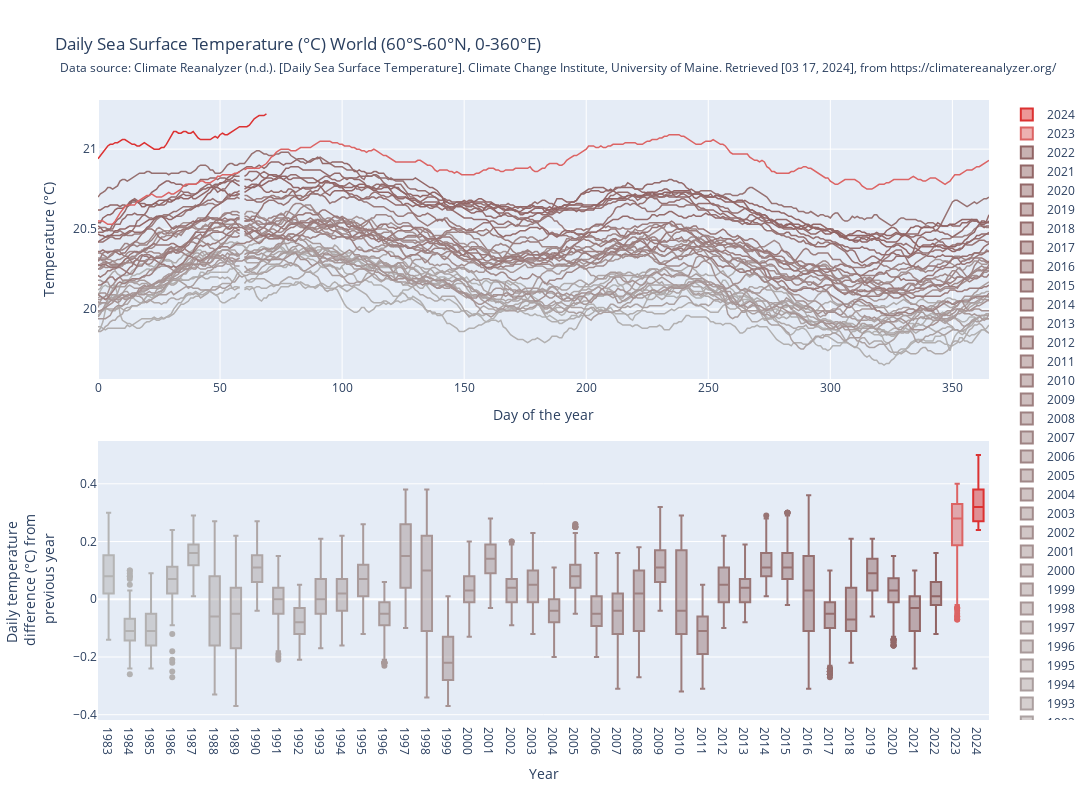

Notebook code cell kept with this figure:
### Markdown cell above
# We combine the plots

### Code cell
from plotly.subplots import make_subplots

# Create subplot figure
fig_combined1 = make_subplots(rows=2, cols=1, vertical_spacing=0.1)

# Add fig1 to the first subplot
for trace in fig_lines['data']:
    fig_combined1.add_trace(trace, row=1, col=1)

# Add x-axis title to fig1 trace
fig_combined1.update_xaxes(title_text="Day of the year", row=1, col=1)
fig_combined1.update_yaxes(title_text="Temperature (°C)", row=1, col=1)

# Add fig2 to the second subplot
for trace in fig_boxplots['data']:
    fig_combined1.add_trace(trace, row=2, col=1)

fig_combined1.update_xaxes(title_text="Year", row=2, col=1)
fig_combined1.update_yaxes(title_text="Daily temperature <br> difference (°C) from <br> previous year", row=2, col=1)

# Update layout
fig_combined1.update_layout(title_text="Daily Sea Surface Temperature (°C) World (60°S-60°N, 0-360°E)")
# We add text below the title
fig_combined1.add_annotation(
    x=-0.045,
    y=1.07,
    xref="paper",
    yref="paper",
    text="Data source: Climate Reanalyzer (n.d.). [Daily Sea Surface Temperature]. Climate Change Institute, University of Maine. Retrieved [03 17, 2024], from https://climatereanalyzer.org/",
    showarrow=False,
)
fig_combined1.update_layout(height=800, width=1200)

# We reverse the order of the legend
fig_combined1.update_layout(legend=dict(traceorder="reversed"))

# Show plot
fig_combined1.show()

# We export the combined plot both to html and png
fig_combined1.write_html("combined_plot.html")
fig_combined1.write_image("combined_plot.png", scale=4)

### Figure 1 — Plotly figure (JSON) as saved in the notebook; plotly's stock layout.template omitted (floating-point values rounded to 4 significant figures; data arrays with more than 128 entries replaced by an {"elided": "..."} marker saying what was removed)
{"data": [{"line": {"color": "rgb(180.0, 180.0, 180.0)", "width": 1.5}, "mode": "lines", "name": "1983", "type": "scatter", "x": {"elided": "366 int values"}, "xaxis": "x", "y": {"elided": "366 float values"}, "yaxis": "y"}, {"line": {"color": "rgb(179.1025641025641, 177.94871794871796, 177.94871794871796)", "width": 1.5}, "mode": "lines", "name": "1984", "type": "scatter", "x": {"elided": "366 int values"}, "xaxis": "x", "y": {"elided": "366 float values"}, "yaxis": "y"}, {"line": {"color": "rgb(178.2051282051282, 175.89743589743588, 175.89743589743588)", "width": 1.5}, "mode": "lines", "name": "1985", "type": "scatter", "x": {"elided": "366 int values"}, "xaxis": "x", "y": {"elided": "366 float values"}, "yaxis": "y"}, {"line": {"color": "rgb(177.30769230769232, 173.84615384615384, 173.84615384615384)", "width": 1.5}, "mode": "lines", "name": "1986", "type": "scatter", "x": {"elided": "366 int values"}, "xaxis": "x", "y": {"elided": "366 float values"}, "yaxis": "y"}, {"line": {"color": "rgb(176.4102564102564, 171.7948717948718, 171.7948717948718)", "width": 1.5}, "mode": "lines", "name": "1987", "type": "scatter", "x": {"elided": "366 int values"}, "xaxis": "x", "y": {"elided": "366 float values"}, "yaxis": "y"}, {"line": {"color": "rgb(175.51282051282053, 169.74358974358972, 169.74358974358972)", "width": 1.5}, "mode": "lines", "name": "1988", "type": "scatter", "x": {"elided": "366 int values"}, "xaxis": "x", "y": {"elided": "366 float values"}, "yaxis": "y"}, {"line": {"color": "rgb(174.6153846153846, 167.69230769230768, 167.69230769230768)", "width": 1.5}, "mode": "lines", "name": "1989", "type": "scatter", "x": {"elided": "366 int values"}, "xaxis": "x", "y": {"elided": "366 float values"}, "yaxis": "y"}, {"line": {"color": "rgb(173.71794871794873, 165.64102564102564, 165.64102564102564)", "width": 1.5}, "mode": "lines", "name": "1990", "type": "scatter", "x": {"elided": "366 int values"}, "xaxis": "x", "y": {"elided": "366 float values"}, "yaxis": "y"}, {"line": {"color": "rgb(172.82051282051282, 163.5897435897436, 163.5897435897436)", "width": 1.5}, "mode": "lines", "name": "1991", "type": "scatter", "x": {"elided": "366 int values"}, "xaxis": "x", "y": {"elided": "366 float values"}, "yaxis": "y"}, {"line": {"color": "rgb(171.92307692307693, 161.53846153846155, 161.53846153846155)", "width": 1.5}, "mode": "lines", "name": "1992", "type": "scatter", "x": {"elided": "366 int values"}, "xaxis": "x", "y": {"elided": "366 float values"}, "yaxis": "y"}, {"line": {"color": "rgb(171.02564102564102, 159.48717948717947, 159.48717948717947)", "width": 1.5}, "mode": "lines", "name": "1993", "type": "scatter", "x": {"elided": "366 int values"}, "xaxis": "x", "y": {"elided": "366 float values"}, "yaxis": "y"}, {"line": {"color": "rgb(170.12820512820514, 157.43589743589743, 157.43589743589743)", "width": 1.5}, "mode": "lines", "name": "1994", "type": "scatter", "x": {"elided": "366 int values"}, "xaxis": "x", "y": {"elided": "366 float values"}, "yaxis": "y"}, {"line": {"color": "rgb(169.23076923076923, 155.3846153846154, 155.3846153846154)", "width": 1.5}, "mode": "lines", "name": "1995", "type": "scatter", "x": {"elided": "366 int values"}, "xaxis": "x", "y": {"elided": "366 float values"}, "yaxis": "y"}, {"line": {"color": "rgb(168.33333333333334, 153.33333333333331, 153.33333333333331)", "width": 1.5}, "mode": "lines", "name": "1996", "type": "scatter", "x": {"elided": "366 int values"}, "xaxis": "x", "y": {"elided": "366 float values"}, "yaxis": "y"}, {"line": {"color": "rgb(167.43589743589743, 151.28205128205127, 151.28205128205127)", "width": 1.5}, "mode": "lines", "name": "1997", "type": "scatter", "x": {"elided": "366 int values"}, "xaxis": "x", "y": {"elided": "366 float values"}, "yaxis": "y"}, {"line": {"color": "rgb(166.53846153846155, 149.23076923076923, 149.23076923076923)", "width": 1.5}, "mode": "lines", "name": "1998", "type": "scatter", "x": {"elided": "366 int values"}, "xaxis": "x", "y": {"elided": "366 float values"}, "yaxis": "y"}, {"line": {"color": "rgb(165.64102564102564, 147.17948717948718, 147.17948717948718)", "width": 1.5}, "mode": "lines", "name": "1999", "type": "scatter", "x": {"elided": "366 int values"}, "xaxis": "x", "y": {"elided": "366 float values"}, "yaxis": "y"}, {"line": {"color": "rgb(164.74358974358975, 145.12820512820514, 145.12820512820514)", "width": 1.5}, "mode": "lines", "name": "2000", "type": "scatter", "x": {"elided": "366 int values"}, "xaxis": "x", "y": {"elided": "366 float values"}, "yaxis": "y"}, {"line": {"color": "rgb(163.84615384615384, 143.07692307692307, 143.07692307692307)", "width": 1.5}, "mode": "lines", "name": "2001", "type": "scatter", "x": {"elided": "366 int values"}, "xaxis": "x", "y": {"elided": "366 float values"}, "yaxis": "y"}, {"line": {"color": "rgb(162.94871794871796, 141.02564102564102, 141.02564102564102)", "width": 1.5}, "mode": "lines", "name": "2002", "type": "scatter", "x": {"elided": "366 int values"}, "xaxis": "x", "y": {"elided": "366 float values"}, "yaxis": "y"}, {"line": {"color": "rgb(162.05128205128204, 138.97435897435898, 138.97435897435898)", "width": 1.5}, "mode": "lines", "name": "2003", "type": "scatter", "x": {"elided": "366 int values"}, "xaxis": "x", "y": {"elided": "366 float values"}, "yaxis": "y"}, {"line": {"color": "rgb(161.15384615384616, 136.9230769230769, 136.9230769230769)", "width": 1.5}, "mode": "lines", "name": "2004", "type": "scatter", "x": {"elided": "366 int values"}, "xaxis": "x", "y": {"elided": "366 float values"}, "yaxis": "y"}, {"line": {"color": "rgb(160.25641025641025, 134.87179487179486, 134.87179487179486)", "width": 1.5}, "mode": "lines", "name": "2005", "type": "scatter", "x": {"elided": "366 int values"}, "xaxis": "x", "y": {"elided": "366 float values"}, "yaxis": "y"}, {"line": {"color": "rgb(159.35897435897436, 132.82051282051282, 132.82051282051282)", "width": 1.5}, "mode": "lines", "name": "2006", "type": "scatter", "x": {"elided": "366 int values"}, "xaxis": "x", "y": {"elided": "366 float values"}, "yaxis": "y"}, {"line": {"color": "rgb(158.46153846153845, 130.76923076923077, 130.76923076923077)", "width": 1.5}, "mode": "lines", "name": "2007", "type": "scatter", "x": {"elided": "366 int values"}, "xaxis": "x", "y": {"elided": "366 float values"}, "yaxis": "y"}, {"line": {"color": "rgb(157.56410256410257, 128.71794871794873, 128.71794871794873)", "width": 1.5}, "mode": "lines", "name": "2008", "type": "scatter", "x": {"elided": "366 int values"}, "xaxis": "x", "y": {"elided": "366 float values"}, "yaxis": "y"}, {"line": {"color": "rgb(156.66666666666666, 126.66666666666666, 126.66666666666666)", "width": 1.5}, "mode": "lines", "name": "2009", "type": "scatter", "x": {"elided": "366 int values"}, "xaxis": "x", "y": {"elided": "366 float values"}, "yaxis": "y"}, {"line": {"color": "rgb(155.76923076923077, 124.61538461538461, 124.61538461538461)", "width": 1.5}, "mode": "lines", "name": "2010", "type": "scatter", "x": {"elided": "366 int values"}, "xaxis": "x", "y": {"elided": "366 float values"}, "yaxis": "y"}, {"line": {"color": "rgb(154.87179487179486, 122.56410256410257, 122.56410256410257)", "width": 1.5}, "mode": "lines", "name": "2011", "type": "scatter", "x": {"elided": "366 int values"}, "xaxis": "x", "y": {"elided": "366 float values"}, "yaxis": "y"}, {"line": {"color": "rgb(153.97435897435898, 120.51282051282051, 120.51282051282051)", "width": 1.5}, "mode": "lines", "name": "2012", "type": "scatter", "x": {"elided": "366 int values"}, "xaxis": "x", "y": {"elided": "366 float values"}, "yaxis": "y"}, {"line": {"color": "rgb(153.07692307692307, 118.46153846153845, 118.46153846153845)", "width": 1.5}, "mode": "lines", "name": "2013", "type": "scatter", "x": {"elided": "366 int values"}, "xaxis": "x", "y": {"elided": "366 float values"}, "yaxis": "y"}, {"line": {"color": "rgb(152.17948717948718, 116.41025641025641, 116.41025641025641)", "width": 1.5}, "mode": "lines", "name": "2014", "type": "scatter", "x": {"elided": "366 int values"}, "xaxis": "x", "y": {"elided": "366 float values"}, "yaxis": "y"}, {"line": {"color": "rgb(151.28205128205127, 114.35897435897436, 114.35897435897436)", "width": 1.5}, "mode": "lines", "name": "2015", "type": "scatter", "x": {"elided": "366 int values"}, "xaxis": "x", "y": {"elided": "366 float values"}, "yaxis": "y"}, {"line": {"color": "rgb(150.3846153846154, 112.3076923076923, 112.3076923076923)", "width": 1.5}, "mode": "lines", "name": "2016", "type": "scatter", "x": {"elided": "366 int values"}, "xaxis": "x", "y": {"elided": "366 float values"}, "yaxis": "y"}, {"line": {"color": "rgb(149.48717948717947, 110.25641025641025, 110.25641025641025)", "width": 1.5}, "mode": "lines", "name": "2017", "type": "scatter", "x": {"elided": "366 int values"}, "xaxis": "x", "y": {"elided": "366 float values"}, "yaxis": "y"}, {"line": {"color": "rgb(148.5897435897436, 108.2051282051282, 108.2051282051282)", "width": 1.5}, "mode": "lines", "name": "2018", "type": "scatter", "x": {"elided": "366 int values"}, "xaxis": "x", "y": {"elided": "366 float values"}, "yaxis": "y"}, {"line": {"color": "rgb(147.69230769230768, 106.15384615384616, 106.15384615384616)", "width": 1.5}, "mode": "lines", "name": "2019", "type": "scatter", "x": {"elided": "366 int values"}, "xaxis": "x", "y": {"elided": "366 float values"}, "yaxis": "y"}, {"line": {"color": "rgb(146.7948717948718, 104.1025641025641, 104.1025641025641)", "width": 1.5}, "mode": "lines", "name": "2020", "type": "scatter", "x": {"elided": "366 int values"}, "xaxis": "x", "y": {"elided": "366 float values"}, "yaxis": "y"}, {"line": {"color": "rgb(145.89743589743588, 102.05128205128204, 102.05128205128204)", "width": 1.5}, "mode": "lines", "name": "2021", "type": "scatter", "x": {"elided": "366 int values"}, "xaxis": "x", "y": {"elided": "366 float values"}, "yaxis": "y"}, {"line": {"color": "rgb(145.0, 100.0, 100.0)", "width": 1.5}, "mode": "lines", "name": "2022", "type": "scatter", "x": {"elided": "366 int values"}, "xaxis": "x", "y": {"elided": "366 float values"}, "yaxis": "y"}, {"line": {"color": "rgb(220.0, 100.0, 100.0)", "width": 1.5}, "mode": "lines", "name": "2023", "type": "scatter", "x": {"elided": "366 int values"}, "xaxis": "x", "y": {"elided": "366 float values"}, "yaxis": "y"}, {"line": {"color": "rgb(220.0, 50.0, 50.0)", "width": 1.5}, "mode": "lines", "name": "2024", "type": "scatter", "x": {"elided": "366 int values"}, "xaxis": "x", "y": {"elided": "366 float values"}, "yaxis": "y"}, {"marker": {"color": "rgb(180.0, 180.0, 180.0)"}, "name": "1983", "type": "box", "xaxis": "x2", "y": {"elided": "366 float values"}, "yaxis": "y2"}, {"marker": {"color": "rgb(179.1025641025641, 177.94871794871796, 177.94871794871796)"}, "name": "1984", "type": "box", "xaxis": "x2", "y": {"elided": "366 float values"}, "yaxis": "y2"}, {"marker": {"color": "rgb(178.2051282051282, 175.89743589743588, 175.89743589743588)"}, "name": "1985", "type": "box", "xaxis": "x2", "y": {"elided": "366 float values"}, "yaxis": "y2"}, {"marker": {"color": "rgb(177.30769230769232, 173.84615384615384, 173.84615384615384)"}, "name": "1986", "type": "box", "xaxis": "x2", "y": {"elided": "366 float values"}, "yaxis": "y2"}, {"marker": {"color": "rgb(176.4102564102564, 171.7948717948718, 171.7948717948718)"}, "name": "1987", "type": "box", "xaxis": "x2", "y": {"elided": "366 float values"}, "yaxis": "y2"}, {"marker": {"color": "rgb(175.51282051282053, 169.74358974358972, 169.74358974358972)"}, "name": "1988", "type": "box", "xaxis": "x2", "y": {"elided": "366 float values"}, "yaxis": "y2"}, {"marker": {"color": "rgb(174.6153846153846, 167.69230769230768, 167.69230769230768)"}, "name": "1989", "type": "box", "xaxis": "x2", "y": {"elided": "366 float values"}, "yaxis": "y2"}, {"marker": {"color": "rgb(173.71794871794873, 165.64102564102564, 165.64102564102564)"}, "name": "1990", "type": "box", "xaxis": "x2", "y": {"elided": "366 float values"}, "yaxis": "y2"}, {"marker": {"color": "rgb(172.82051282051282, 163.5897435897436, 163.5897435897436)"}, "name": "1991", "type": "box", "xaxis": "x2", "y": {"elided": "366 float values"}, "yaxis": "y2"}, {"marker": {"color": "rgb(171.92307692307693, 161.53846153846155, 161.53846153846155)"}, "name": "1992", "type": "box", "xaxis": "x2", "y": {"elided": "366 float values"}, "yaxis": "y2"}, {"marker": {"color": "rgb(171.02564102564102, 159.48717948717947, 159.48717948717947)"}, "name": "1993", "type": "box", "xaxis": "x2", "y": {"elided": "366 float values"}, "yaxis": "y2"}, {"marker": {"color": "rgb(170.12820512820514, 157.43589743589743, 157.43589743589743)"}, "name": "1994", "type": "box", "xaxis": "x2", "y": {"elided": "366 float values"}, "yaxis": "y2"}, {"marker": {"color": "rgb(169.23076923076923, 155.3846153846154, 155.3846153846154)"}, "name": "1995", "type": "box", "xaxis": "x2", "y": {"elided": "366 float values"}, "yaxis": "y2"}, {"marker": {"color": "rgb(168.33333333333334, 153.33333333333331, 153.33333333333331)"}, "name": "1996", "type": "box", "xaxis": "x2", "y": {"elided": "366 float values"}, "yaxis": "y2"}, {"marker": {"color": "rgb(167.43589743589743, 151.28205128205127, 151.28205128205127)"}, "name": "1997", "type": "box", "xaxis": "x2", "y": {"elided": "366 float values"}, "yaxis": "y2"}, {"marker": {"color": "rgb(166.53846153846155, 149.23076923076923, 149.23076923076923)"}, "name": "1998", "type": "box", "xaxis": "x2", "y": {"elided": "366 float values"}, "yaxis": "y2"}, {"marker": {"color": "rgb(165.64102564102564, 147.17948717948718, 147.17948717948718)"}, "name": "1999", "type": "box", "xaxis": "x2", "y": {"elided": "366 float values"}, "yaxis": "y2"}, {"marker": {"color": "rgb(164.74358974358975, 145.12820512820514, 145.12820512820514)"}, "name": "2000", "type": "box", "xaxis": "x2", "y": {"elided": "366 float values"}, "yaxis": "y2"}, {"marker": {"color": "rgb(163.84615384615384, 143.07692307692307, 143.07692307692307)"}, "name": "2001", "type": "box", "xaxis": "x2", "y": {"elided": "366 float values"}, "yaxis": "y2"}, {"marker": {"color": "rgb(162.94871794871796, 141.02564102564102, 141.02564102564102)"}, "name": "2002", "type": "box", "xaxis": "x2", "y": {"elided": "366 float values"}, "yaxis": "y2"}, {"marker": {"color": "rgb(162.05128205128204, 138.97435897435898, 138.97435897435898)"}, "name": "2003", "type": "box", "xaxis": "x2", "y": {"elided": "366 float values"}, "yaxis": "y2"}, {"marker": {"color": "rgb(161.15384615384616, 136.9230769230769, 136.9230769230769)"}, "name": "2004", "type": "box", "xaxis": "x2", "y": {"elided": "366 float values"}, "yaxis": "y2"}, {"marker": {"color": "rgb(160.25641025641025, 134.87179487179486, 134.87179487179486)"}, "name": "2005", "type": "box", "xaxis": "x2", "y": {"elided": "366 float values"}, "yaxis": "y2"}, {"marker": {"color": "rgb(159.35897435897436, 132.82051282051282, 132.82051282051282)"}, "name": "2006", "type": "box", "xaxis": "x2", "y": {"elided": "366 float values"}, "yaxis": "y2"}, {"marker": {"color": "rgb(158.46153846153845, 130.76923076923077, 130.76923076923077)"}, "name": "2007", "type": "box", "xaxis": "x2", "y": {"elided": "366 float values"}, "yaxis": "y2"}, {"marker": {"color": "rgb(157.56410256410257, 128.71794871794873, 128.71794871794873)"}, "name": "2008", "type": "box", "xaxis": "x2", "y": {"elided": "366 float values"}, "yaxis": "y2"}, {"marker": {"color": "rgb(156.66666666666666, 126.66666666666666, 126.66666666666666)"}, "name": "2009", "type": "box", "xaxis": "x2", "y": {"elided": "366 float values"}, "yaxis": "y2"}, {"marker": {"color": "rgb(155.76923076923077, 124.61538461538461, 124.61538461538461)"}, "name": "2010", "type": "box", "xaxis": "x2", "y": {"elided": "366 float values"}, "yaxis": "y2"}, {"marker": {"color": "rgb(154.87179487179486, 122.56410256410257, 122.56410256410257)"}, "name": "2011", "type": "box", "xaxis": "x2", "y": {"elided": "366 float values"}, "yaxis": "y2"}, {"marker": {"color": "rgb(153.97435897435898, 120.51282051282051, 120.51282051282051)"}, "name": "2012", "type": "box", "xaxis": "x2", "y": {"elided": "366 float values"}, "yaxis": "y2"}, {"marker": {"color": "rgb(153.07692307692307, 118.46153846153845, 118.46153846153845)"}, "name": "2013", "type": "box", "xaxis": "x2", "y": {"elided": "366 float values"}, "yaxis": "y2"}, {"marker": {"color": "rgb(152.17948717948718, 116.41025641025641, 116.41025641025641)"}, "name": "2014", "type": "box", "xaxis": "x2", "y": {"elided": "366 float values"}, "yaxis": "y2"}, {"marker": {"color": "rgb(151.28205128205127, 114.35897435897436, 114.35897435897436)"}, "name": "2015", "type": "box", "xaxis": "x2", "y": {"elided": "366 float values"}, "yaxis": "y2"}, {"marker": {"color": "rgb(150.3846153846154, 112.3076923076923, 112.3076923076923)"}, "name": "2016", "type": "box", "xaxis": "x2", "y": {"elided": "366 float values"}, "yaxis": "y2"}, {"marker": {"color": "rgb(149.48717948717947, 110.25641025641025, 110.25641025641025)"}, "name": "2017", "type": "box", "xaxis": "x2", "y": {"elided": "366 float values"}, "yaxis": "y2"}, {"marker": {"color": "rgb(148.5897435897436, 108.2051282051282, 108.2051282051282)"}, "name": "2018", "type": "box", "xaxis": "x2", "y": {"elided": "366 float values"}, "yaxis": "y2"}, {"marker": {"color": "rgb(147.69230769230768, 106.15384615384616, 106.15384615384616)"}, "name": "2019", "type": "box", "xaxis": "x2", "y": {"elided": "366 float values"}, "yaxis": "y2"}, {"marker": {"color": "rgb(146.7948717948718, 104.1025641025641, 104.1025641025641)"}, "name": "2020", "type": "box", "xaxis": "x2", "y": {"elided": "366 float values"}, "yaxis": "y2"}, {"marker": {"color": "rgb(145.89743589743588, 102.05128205128204, 102.05128205128204)"}, "name": "2021", "type": "box", "xaxis": "x2", "y": {"elided": "366 float values"}, "yaxis": "y2"}, {"marker": {"color": "rgb(145.0, 100.0, 100.0)"}, "name": "2022", "type": "box", "xaxis": "x2", "y": {"elided": "366 float values"}, "yaxis": "y2"}, {"marker": {"color": "rgb(220.0, 100.0, 100.0)"}, "name": "2023", "type": "box", "xaxis": "x2", "y": {"elided": "366 float values"}, "yaxis": "y2"}, {"marker": {"color": "rgb(220.0, 50.0, 50.0)"}, "name": "2024", "type": "box", "xaxis": "x2", "y": {"elided": "366 float values"}, "yaxis": "y2"}], "layout": {"annotations": [{"showarrow": false, "text": "Data source: Climate Reanalyzer (n.d.). [Daily Sea Surface Temperature]. Climate Change Institute, University of Maine. Retrieved [03 17, 2024], from https://climatereanalyzer.org/", "x": -0.045, "xref": "paper", "y": 1.07, "yref": "paper"}], "height": 800, "legend": {"traceorder": "reversed"}, "title": {"text": "Daily Sea Surface Temperature (°C) World (60°S-60°N, 0-360°E)"}, "width": 1200, "xaxis": {"anchor": "y", "domain": [0, 1], "title": {"text": "Day of the year"}}, "xaxis2": {"anchor": "y2", "domain": [0, 1], "title": {"text": "Year"}}, "yaxis": {"anchor": "x", "domain": [0.55, 1], "title": {"text": "Temperature (°C)"}}, "yaxis2": {"anchor": "x2", "domain": [0, 0.45], "title": {"text": "Daily temperature <br> difference (°C) from <br> previous year"}}}}
